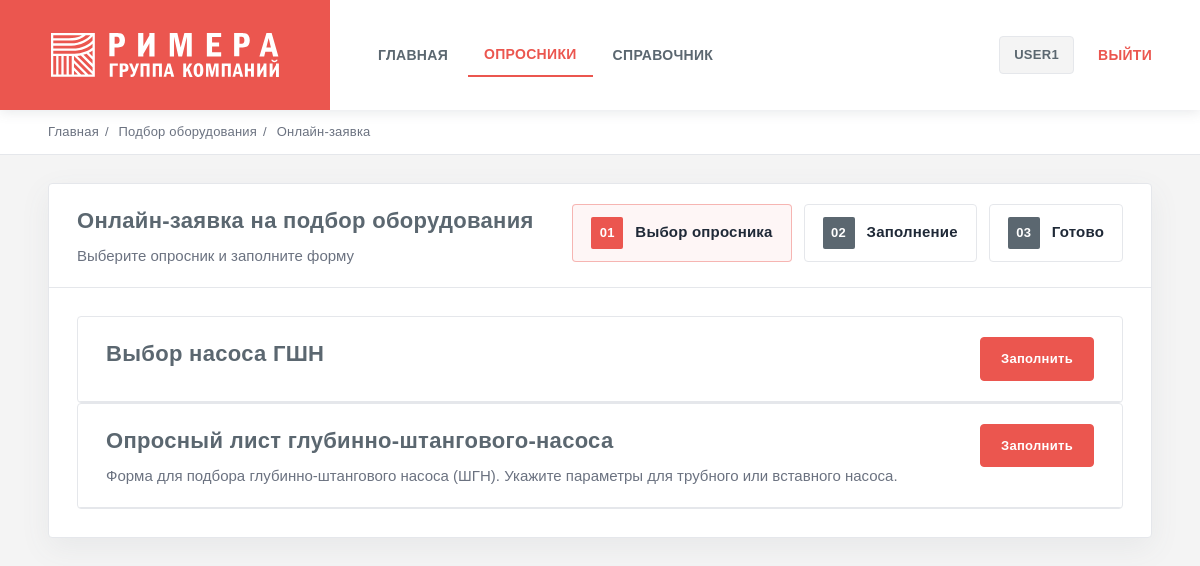
The page /q/ (signed in) on the database its author committed.
### questionnaires/models.py (models this page shows, shortened)
class Questionnaire(models.Model):
    slug = models.SlugField(unique=True)
    title = models.CharField(max_length=200)
    description = models.TextField(blank=True)
    is_active = models.BooleanField(default=True)

### questionnaires/views.py (the view)
# urls.py: path("", views.questionnaire_list, name="questionnaire_list"),
@login_required
def questionnaire_list(request):
    items = Questionnaire.objects.filter(is_active=True).order_by("title")
    return render(request, "questionnaires/list.html", {"items": items})

### templates/questionnaires/list.html (shortened to what this page needs)
{% extends "base.html" %}
{% block crumbs %}
  <div class="crumbs">
    <a href="/">Главная</a><span class="sep">/</span>
    <span>Подбор оборудования</span><span class="sep">/</span>
    <span>Онлайн-заявка</span>
  </div>
{% endblock %}
{% block content %}
  <div class="card">
    <div class="card-head">
      <div>
        <h1 class="card-title">Онлайн-заявка на подбор оборудования</h1>
        <div class="card-sub">Выберите опросник и заполните форму</div>
      </div>
      <div class="stepper">
        <div class="step active"><span class="num">01</span> Выбор опросника</div>
        <div class="step"><span class="num">02</span> Заполнение</div>
        <div class="step"><span class="num">03</span> Готово</div>
      </div>
    </div>
    <div class="card-body">
      <div class="grid">
        {% for q in items %}
          <div class="card" style="margin-top:0; box-shadow:none;">
            <div class="card-head">
              <div>
                <h2 class="card-title">{{ q.title }}</h2>
                <div class="card-sub">{{ q.description }}</div>
              </div>
              <a class="btn primary" href="{% url 'start_questionnaire' slug=q.slug %}">Заполнить</a>
            </div>
          </div>
        {% endfor %}
      </div>
    </div>
  </div>
{% endblock %}

### templates/base.html (shortened to what this page needs)
<!DOCTYPE html>
<html lang="ru">
  <head>
    {% load static %}
    <link rel="stylesheet" href="{% static 'css/main.css' %}" />
  </head>
  <body>
    <header class="top">
      <a class="brand" href="/"><img src="{% static 'img/logo.svg' %}" alt="Ижнефтемаш — Римера" class="brand-logo" /></a>
      <div class="nav-area">
        <nav class="nav">
          <a class="link {% if request.path == '/' %}primary{% endif %}" href="/">Главная</a>
          <a class="link {% if request.path|slice:':3' == '/q/' and 'handbook' not in request.path and 'manager' not in request.path %}primary{% endif %}" href="/q/">Опросники</a>
          <a class="link {% if '/handbook/' in request.path %}primary{% endif %}" href="/q/handbook/">Справочник</a>
        </nav>
        <div style="display:flex; align-items:center; gap:8px;">
          {% if user.is_authenticated %}
            <span class="pill">{{ user.username }}</span>
            <form method="post" action="{% url 'logout' %}" style="display:inline;">
              <button class="link danger" type="submit">Выйти</button>
            </form>
          {% else %}
            <a class="link" href="/accounts/login/">Войти</a>
            <a class="link" href="/accounts/signup/">Регистрация</a>
          {% endif %}
        </div>
      </div>
    </header>
    <div class="wrap">
      {% block crumbs %}
      {% endblock %}
      <div class="page-body">
        {% block content %}
        {% endblock %}
      </div>
    </div>
  </body>
</html>

### staticfiles/css/main.css (style rules this page uses)
:root { --rimera-red: #eb564f; --rimera-grey: #5b6770; --bg: #f4f4f4; --card: #ffffff; --text: #1f2937; --muted: #6b7280; --line: #e5e7eb; --shadow: 0 10px 30px rgba(91, 103, 112, .08); --accent: var(--rimera-red); --accent2: var(--rimera-grey); --radius: 4px; }
* { box-sizing: border-box; }
body { margin: 0; font-family: 'Circe', Arial, sans-serif; background: var(--bg); color: var(--text); font-size: 16px; line-height: 1.5; }
a { color: inherit; text-decoration: none; }
.wrap { max-width: 100%; margin: 0; padding: 0 0 64px; }
.page-body { max-width: 100%; margin: 0; padding: 28px 48px 64px; }
.top { display: flex; align-items: stretch; width: 100%; box-shadow: 0 2px 12px rgba(91, 103, 112, .15); position: sticky; top: 0; z-index: 200; }
.brand { display: flex; align-items: center; justify-content: center; background: var(--rimera-red); padding: 33px 51px; min-width: 220px; flex-shrink: 0; }
.brand-logo { height: 44px; width: auto; display: block; }
.nav-area { flex: 1; display: flex; align-items: center; justify-content: space-between; background: #fff; padding: 0 32px; gap: 16px; }
.nav { display: flex; gap: 4px; flex-wrap: wrap; align-items: center; }
.link { display: inline-flex; align-items: center; gap: 8px; padding: 10px 16px; border-radius: 0; border: none; background: transparent; font-family: 'Circe', Arial, sans-serif; font-weight: 700; font-size: 14px; letter-spacing: .3px; color: var(--rimera-grey); transition: color .15s, background .15s; text-transform: uppercase; }
.link.primary { color: var(--rimera-red); border-bottom: 2px solid var(--rimera-red); background: transparent; }
.link.danger { color: var(--rimera-red); background: transparent; }
.pill { display: inline-flex; align-items: center; padding: 8px 14px; border-radius: var(--radius); border: 1px solid var(--line); background: var(--bg); color: var(--rimera-grey); font-weight: 700; font-size: 13px; text-transform: uppercase; letter-spacing: .3px; }
.crumbs { max-width: 100%; margin: 0; padding: 12px 48px; color: var(--muted); font-size: 13px; letter-spacing: .2px; background: #fff; border-bottom: 1px solid var(--line); }
.crumbs a { color: var(--muted); text-decoration: none; }
.crumbs .sep { margin: 0 6px; }
.card { margin-top: 0; background: var(--card); border: 1px solid var(--line); border-radius: var(--radius); box-shadow: var(--shadow); overflow: hidden; width: 100%; }
.card-head { padding: 20px 28px; border-bottom: 1px solid var(--line); display: flex; align-items: flex-start; justify-content: space-between; gap: 20px; }
.card-title { margin: 0; font-family: 'Circe', Arial, sans-serif; font-size: 22px; font-weight: 700; letter-spacing: .3px; color: var(--rimera-grey); }
.card-sub { margin-top: 8px; color: var(--muted); font-size: 15px; }
.card-body { padding: 28px; }
.stepper { display: flex; gap: 12px; flex-wrap: wrap; }
.step { display: flex; align-items: center; gap: 12px; padding: 12px 18px; border: 1px solid var(--line); border-radius: var(--radius); background: #fff; font-family: 'Circe', Arial, sans-serif; font-weight: 700; font-size: 15px; letter-spacing: .2px; }
.step .num { width: 32px; height: 32px; border-radius: 2px; display: grid; place-items: center; background: var(--rimera-grey); color: #fff; font-size: 13px; font-weight: 700; letter-spacing: .3px; }
.step.active { border-color: rgba(235, 86, 79, .4); background: rgba(235, 86, 79, .05); }
.step.active .num { background: var(--rimera-red); }
.btn { display: inline-flex; align-items: center; justify-content: center; gap: 8px; padding: 11px 20px; border-radius: var(--radius); border: 1px solid var(--line); background: #fff; font-family: 'Circe', Arial, sans-serif; font-weight: 700; font-size: 13px; letter-spacing: .3px; cursor: pointer; transition: all .15s; }
.btn.primary { border-color: var(--rimera-red); background: var(--rimera-red); color: #fff; }
.grid { display: grid; gap: 0; }

### rows shown on the page
Questionnaire: title "Выбор насоса ГШН"
Questionnaire: title "Опросный лист глубинно-штангового-насоса", description "Форма для подбора глубинно-штангового насоса (ШГН). Укажите параметры для трубного или вставного насоса."

### other values the page prints
{{ user.username }} "USER1"
